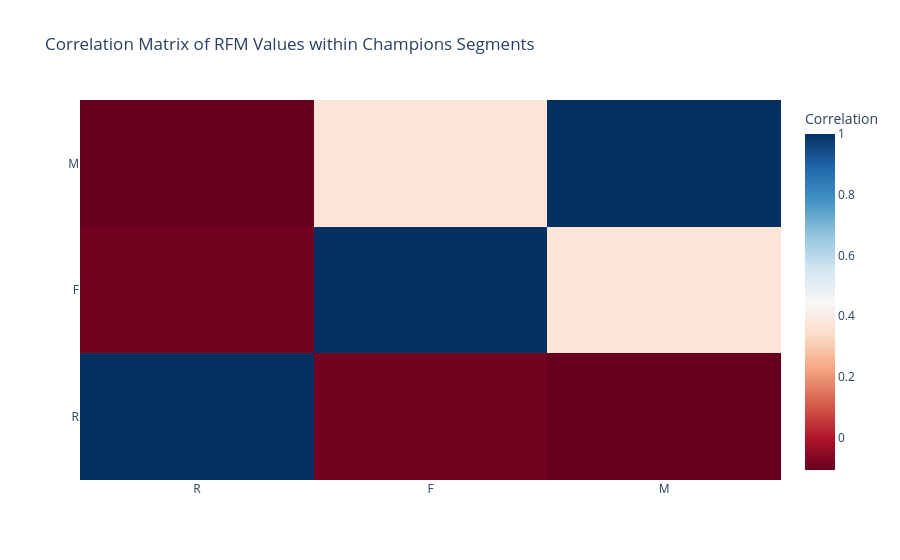

Here is the notebook cell this chart was saved with:
### Code cell
fig_heatmap = go.Figure(data=go.Heatmap(
    z=correlation_matrix.values,
    x=correlation_matrix.columns,
    y=correlation_matrix.columns,
    colorscale='RdBu',
    colorbar=dict(title='Correlation')
))

fig_heatmap.update_layout(title='Correlation Matrix of RFM Values within Champions Segments')

fig_heatmap.show()

### Figure 1 — Plotly figure (JSON) as saved in the notebook; plotly's stock layout.template omitted (floating-point values rounded to 4 significant figures)
{"data": [{"colorbar": {"title": {"text": "Correlation"}}, "colorscale": [[0, "rgb(103,0,31)"], [0.1, "rgb(178,24,43)"], [0.2, "rgb(214,96,77)"], [0.3, "rgb(244,165,130)"], [0.4, "rgb(253,219,199)"], [0.5, "rgb(247,247,247)"], [0.6, "rgb(209,229,240)"], [0.7, "rgb(146,197,222)"], [0.8, "rgb(67,147,195)"], [0.9, "rgb(33,102,172)"], [1, "rgb(5,48,97)"]], "type": "heatmap", "x": ["R", "F", "M"], "y": ["R", "F", "M"], "z": [[1.0, -0.09159, -0.1063], [-0.09159, 1.0, 0.375], [-0.1063, 0.375, 1.0]]}], "layout": {"title": {"text": "Correlation Matrix of RFM Values within Champions Segments"}}}
